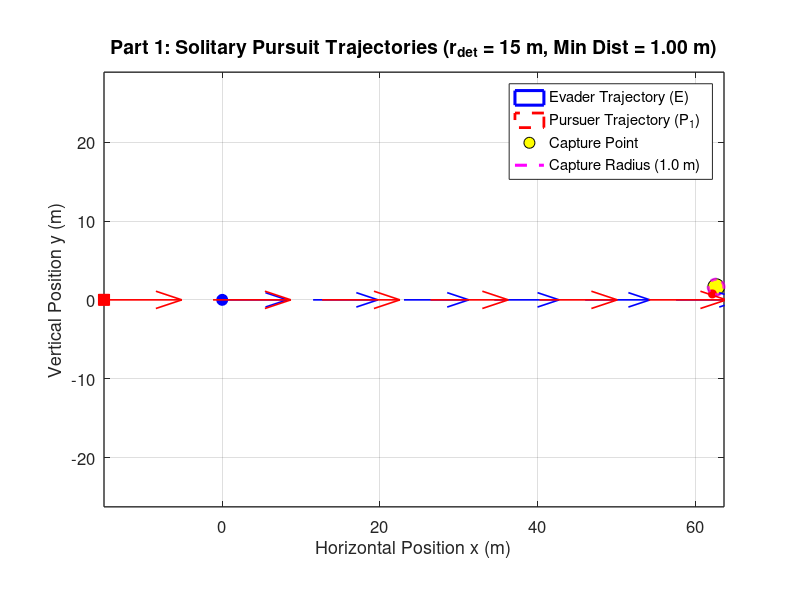
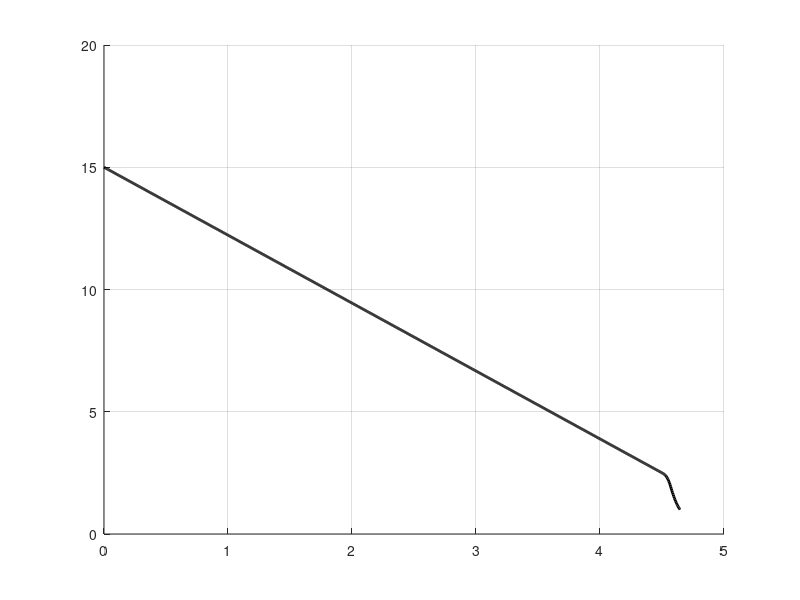

Write MATLAB code to recreate these figures, in order. (Note: this script raises an error after producing the figures.)
% solitary_pursuit.m
% Part 1: Solitary Hunting Mechanics (Pure Pursuit vs. Evasive Jinking)
clear; clc; close all;

%% 1. Model Parameters
v_p = 60 / 3.6;          % Pursuer speed (16.67 m/s)
v_e = 50 / 3.6;          % Evader speed (13.89 m/s)
R_p = 1.5;               % Pursuer min turning radius (m)
R_e = 0.5;               % Evader min turning radius (m)

w_p_max = v_p / R_p;     % Max angular velocity of pursuer (11.11 rad/s)
w_e_max = v_e / R_e;     % Max angular velocity of evader (27.78 rad/s)

l_cap = 1.0;             % Capture radius (m)
r_det = 25.0;            % Initial detection distance (m) [15, 50]
r_jink = 2.5;            % Critical distance where prey triggers jink (m)
T_max = 15.0;            % Raptor stamina limit (s)
dt = 0.005;              % Time step (s)
N = round(T_max / dt);
start_distances = [15, 20, 25, 30, 35];
start_angles = deg2rad([0, 15, -15, 30, -30]);
plot_folder = fullfile(pwd, 'strategy_1_plots');
if ~exist(plot_folder, 'dir')
    mkdir(plot_folder);
end

for scenario = 1:5
r_det = start_distances(scenario);
%% 2. Initial Conditions (t = 0)
alpha_1 = start_angles(scenario);

% Preallocate state arrays
x_E = zeros(1, N); y_E = zeros(1, N); theta_E = zeros(1, N);
x_P = zeros(1, N); y_P = zeros(1, N); theta_P = zeros(1, N);
dist_P = zeros(1, N);
t_vec = (0:N-1) * dt;

% Set t = 0 values
x_E(1) = 0; y_E(1) = 0; theta_E(1) = 0;
x_P(1) = -r_det * cos(alpha_1);
y_P(1) =  r_det * sin(alpha_1);
theta_P(1) = 0;

captured = false;
end_idx = N;
is_jinking = false;
theta_target = 0;
optimal_angle = deg2rad(110);

%% 3. Time-Stepping Simulation Loop (Forward Euler)
for k = 1:N-1
    dist_P(k) = hypot(x_E(k) - x_P(k), y_E(k) - y_P(k));
    
    if dist_P(k) <= l_cap
        captured = true;
        end_idx = k;
        break;
    end
    
    % --- Pursuer Control (Pure Pursuit) ---
    theta_LOS = atan2(y_E(k) - y_P(k), x_E(k) - x_P(k));
    dtheta_P = atan2(sin(theta_LOS - theta_P(k)), cos(theta_LOS - theta_P(k)));
    if abs(dtheta_P) <= w_p_max * dt
        w_P = dtheta_P / dt;
    else
        w_P = w_p_max * sign(dtheta_P);
    end
    
    % --- Evader Control (Break Turn with Overshoot Reset) ---
    if is_jinking && dist_P(k) > r_jink + 1.5
        is_jinking = false;
    end

    if ~is_jinking && dist_P(k) <= r_jink
        is_jinking = true;
        theta_target = theta_LOS + optimal_angle;
    end

    if is_jinking
        dtheta_E = atan2(sin(theta_target - theta_E(k)), ...
            cos(theta_target - theta_E(k)));
        if abs(dtheta_E) <= w_e_max * dt
            w_E = dtheta_E / dt;
        else
            w_E = w_e_max * sign(dtheta_E);
        end
    else
        theta_flee = theta_LOS;
        dtheta_E = atan2(sin(theta_flee - theta_E(k)), cos(theta_flee - theta_E(k)));
        if abs(dtheta_E) <= w_e_max * dt
            w_E = dtheta_E / dt;
        else
            w_E = w_e_max * sign(dtheta_E);
        end
    end
    
    % --- Euler Kinematic Updates ---
    x_P(k+1) = x_P(k) + v_p * cos(theta_P(k)) * dt;
    y_P(k+1) = y_P(k) + v_p * sin(theta_P(k)) * dt;
    theta_P(k+1) = theta_P(k) + w_P * dt;
    
    x_E(k+1) = x_E(k) + v_e * cos(theta_E(k)) * dt;
    y_E(k+1) = y_E(k) + v_e * sin(theta_E(k)) * dt;
    theta_E(k+1) = theta_E(k) + w_E * dt;
end

dist_P(end_idx) = hypot(x_E(end_idx) - x_P(end_idx), y_E(end_idx) - y_P(end_idx));

%% 4. Figure 1: Combined 2D Trajectory Plot (All Players on Same Axis)
figure('Color', 'w', 'Position', [80, 80, 1050, 700]);
hold on; grid on; axis equal;

% Plot trajectories
trajectory_alpha = 0.75;
patch(x_E(1:end_idx), y_E(1:end_idx), 'b', 'FaceColor', 'none', ...
    'EdgeColor', 'b', 'EdgeAlpha', trajectory_alpha, 'LineStyle', '-', ...
    'LineWidth', 2.2, 'DisplayName', 'Evader Trajectory (E)');
patch(x_P(1:end_idx), y_P(1:end_idx), 'r', 'FaceColor', 'none', ...
    'EdgeColor', 'r', 'EdgeAlpha', trajectory_alpha, 'LineStyle', '--', ...
    'LineWidth', 2.0, 'DisplayName', 'Pursuer Trajectory (P_1)');

% Plot Start Positions (t = 0)
plot(x_E(1), y_E(1), 'bo', 'MarkerSize', 8, 'MarkerFaceColor', 'b', 'HandleVisibility', 'off');
plot(x_P(1), y_P(1), 'rs', 'MarkerSize', 8, 'MarkerFaceColor', 'r', 'HandleVisibility', 'off');

% Plot End Positions (t = T_final)
plot(x_E(end_idx), y_E(end_idx), 'ko', 'MarkerSize', 12, ...
    'MarkerFaceColor', 'y', 'DisplayName', 'Capture Point');
plot(x_P(end_idx), y_P(end_idx), 'ro', 'MarkerSize', 6, ...
    'MarkerFaceColor', 'r', 'HandleVisibility', 'off');

% Plot Capture Radius Circle around Evader's Final Position
th_circ = linspace(0, 2*pi, 100);
plot(x_E(end_idx) + l_cap*cos(th_circ), y_E(end_idx) + l_cap*sin(th_circ), ...
    'm--', 'LineWidth', 2.2, 'DisplayName', 'Capture Radius (1.0 m)');

% Plot Heading Arrows along the Path
arrow_end = max(1, end_idx - round(0.5 / dt));
if arrow_end > 1
    idx_arrows = round(linspace(1, arrow_end, 6));
    quiver(x_E(idx_arrows), y_E(idx_arrows), cos(theta_E(idx_arrows)), sin(theta_E(idx_arrows)), ...
        0.35, 'b', 'LineWidth', 1.2, 'HandleVisibility', 'off');
    quiver(x_P(idx_arrows), y_P(idx_arrows), cos(theta_P(idx_arrows)), sin(theta_P(idx_arrows)), ...
        0.35, 'r', 'LineWidth', 1.2, 'HandleVisibility', 'off');
end

set(gca, 'FontSize', 12, 'LineWidth', 1.0, 'Box', 'on');
xlabel('Horizontal Position x (m)', 'FontSize', 13);
ylabel('Vertical Position y (m)', 'FontSize', 13);
title(sprintf('Part 1: Solitary Pursuit Trajectories (r_{det} = %.0f m, Min Dist = %.2f m)', ...
    r_det, min(dist_P(1:end_idx))), 'FontSize', 14);
legend('Location', 'best');
exportgraphics(gcf, fullfile(plot_folder, sprintf('scenario_%d_trajectory.png', scenario)), 'Resolution', 200);

%% 5. Figure 2: Separation Distance Plot
figure('Color', 'w', 'Position', [180, 120, 850, 550]);
hold on; grid on;
plot(t_vec(1:end_idx), dist_P(1:end_idx), 'k-', 'LineWidth', 2.0);
yline(l_cap, 'r--', 'Capture Threshold (l = 1.0 m)', 'LineWidth', 1.5);
yline(r_jink, 'b:', 'Jink Trigger (r_{jink} = 3.0 m)', 'LineWidth', 1.5);
set(gca, 'FontSize', 12, 'LineWidth', 1.0, 'Box', 'on');
xlabel('Time t (s)', 'FontSize', 13);
ylabel('Separation Distance d_1(t) (m)', 'FontSize', 13);
title('Part 1: Predator-Prey Separation Distance vs. Time', 'FontSize', 14);
exportgraphics(gcf, fullfile(plot_folder, sprintf('scenario_%d_separation.png', scenario)), 'Resolution', 200);
close all;
end

%% 6. Jink-Distance Sweep: Capture Time Histogram
jink_distances = 1.0:0.25:8.0;
capture_times = zeros(5, numel(jink_distances));

for scenario = 1:5
    for j = 1:numel(jink_distances)
        capture_times(scenario, j) = simulate_capture_time( ...
            start_distances(scenario), start_angles(scenario), ...
            jink_distances(j), v_p, v_e, R_p, R_e, l_cap, T_max, dt, ...
            deg2rad(110));
    end
end

figure('Color', 'w', 'Position', [80, 80, 1200, 850]);
for scenario = 1:5
    subplot(3, 2, scenario);
    bar(jink_distances, capture_times(scenario, :), 1.0, ...
        'FaceColor', [0.25, 0.50, 0.85], 'EdgeColor', 'none');
    hold on; grid on;

    [max_capture_time, max_idx] = max(capture_times(scenario, :));
    plot(jink_distances(max_idx), max_capture_time, 'r^', ...
        'MarkerSize', 9, 'MarkerFaceColor', 'r');
    xline(jink_distances(max_idx), 'r--', 'LineWidth', 1.2);

    xlabel('Jink distance (m)');
    ylabel('Capture time (s)');
    title(sprintf('Scenario %d (r_{det} = %.0f m)', ...
        scenario, start_distances(scenario)));
    legend('Capture time', sprintf('Maximum: %.2f m', jink_distances(max_idx)), ...
        'Location', 'best');
    set(gca, 'FontSize', 10, 'Box', 'on');
end

sgtitle('Strategy 1: Capture Time for a Range of Jink Distances');
exportgraphics(gcf, fullfile(plot_folder, 'jink_distance_capture_time.png'), ...
    'Resolution', 200);
close all;

fprintf('Strategy 1 maximum capture times by scenario:\n');
for scenario = 1:5
    [max_capture_time, max_idx] = max(capture_times(scenario, :));
    fprintf('  Scenario %d: %.2f m jink distance -> %.2f s capture time\n', ...
        scenario, jink_distances(max_idx), max_capture_time);
end

%% 7. Jink-Angle Sweep: Capture Time Histogram
angle_offsets = deg2rad(0:5:180);
angle_capture_times = zeros(5, numel(angle_offsets));

for scenario = 1:5
    for j = 1:numel(angle_offsets)
        angle_capture_times(scenario, j) = simulate_capture_time( ...
            start_distances(scenario), start_angles(scenario), r_jink, ...
            v_p, v_e, R_p, R_e, l_cap, T_max, dt, angle_offsets(j));
    end
end

figure('Color', 'w', 'Position', [80, 80, 1200, 850]);
for scenario = 1:5
    subplot(3, 2, scenario);
    bar(rad2deg(angle_offsets), angle_capture_times(scenario, :), 1.0, ...
        'FaceColor', [0.75, 0.45, 0.20], 'EdgeColor', 'none');
    hold on; grid on;

    [max_capture_time, max_idx] = max(angle_capture_times(scenario, :));
    plot(rad2deg(angle_offsets(max_idx)), max_capture_time, 'r^', ...
        'MarkerSize', 9, 'MarkerFaceColor', 'r');
    xline(rad2deg(angle_offsets(max_idx)), 'r--', 'LineWidth', 1.2);

    xlabel('Jink angle offset (degrees)');
    ylabel('Capture time (s)');
    title(sprintf('Scenario %d (r_{det} = %.0f m)', ...
        scenario, start_distances(scenario)));
    legend('Capture time', sprintf('Maximum: %.0f deg', ...
        rad2deg(angle_offsets(max_idx))), 'Location', 'best');
    set(gca, 'FontSize', 10, 'Box', 'on');
end

sgtitle(sprintf('Strategy 1: Capture Time by Jink Angle (r_{jink} = %.1f m)', ...
    r_jink));
exportgraphics(gcf, fullfile(plot_folder, 'jink_angle_capture_time.png'), ...
    'Resolution', 200);
close all;

fprintf('Strategy 1 maximum capture angles by scenario:\n');
for scenario = 1:5
    [max_capture_time, max_idx] = max(angle_capture_times(scenario, :));
    fprintf('  Scenario %d: %.0f degree angle -> %.2f s capture time\n', ...
        scenario, rad2deg(angle_offsets(max_idx)), max_capture_time);
end

function capture_time = simulate_capture_time(r_det, alpha_1, r_jink, ...
    v_p, v_e, R_p, R_e, l_cap, T_max, dt, angle_offset)
    w_p_max = v_p / R_p;
    w_e_max = v_e / R_e;
    N = round(T_max / dt);

    x_E = 0;
    y_E = 0;
    theta_E = 0;
    x_P = -r_det * cos(alpha_1);
    y_P = r_det * sin(alpha_1);
    theta_P = 0;
    capture_time = T_max;
    is_jinking = false;
    theta_target = 0;

    for k = 1:N-1
        dist_P = hypot(x_E - x_P, y_E - y_P);
        if dist_P <= l_cap
            capture_time = (k - 1) * dt;
            return;
        end

        theta_LOS = atan2(y_E - y_P, x_E - x_P);
        dtheta_P = atan2(sin(theta_LOS - theta_P), ...
            cos(theta_LOS - theta_P));
        if abs(dtheta_P) <= w_p_max * dt
            w_P = dtheta_P / dt;
        else
            w_P = w_p_max * sign(dtheta_P);
        end

        if is_jinking && dist_P > r_jink + 1.5
            is_jinking = false;
        end

        if ~is_jinking && dist_P <= r_jink
            is_jinking = true;
            theta_target = theta_LOS + angle_offset;
        end

        if is_jinking
            dtheta_E = atan2(sin(theta_target - theta_E), ...
                cos(theta_target - theta_E));
            if abs(dtheta_E) <= w_e_max * dt
                w_E = dtheta_E / dt;
            else
                w_E = w_e_max * sign(dtheta_E);
            end
        else
            theta_flee = theta_LOS;
            dtheta_E = atan2(sin(theta_flee - theta_E), ...
                cos(theta_flee - theta_E));
            if abs(dtheta_E) <= w_e_max * dt
                w_E = dtheta_E / dt;
            else
                w_E = w_e_max * sign(dtheta_E);
            end
        end

        x_P = x_P + v_p * cos(theta_P) * dt;
        y_P = y_P + v_p * sin(theta_P) * dt;
        theta_P = theta_P + w_P * dt;
        x_E = x_E + v_e * cos(theta_E) * dt;
        y_E = y_E + v_e * sin(theta_E) * dt;
        theta_E = theta_E + w_E * dt;
    end
end
